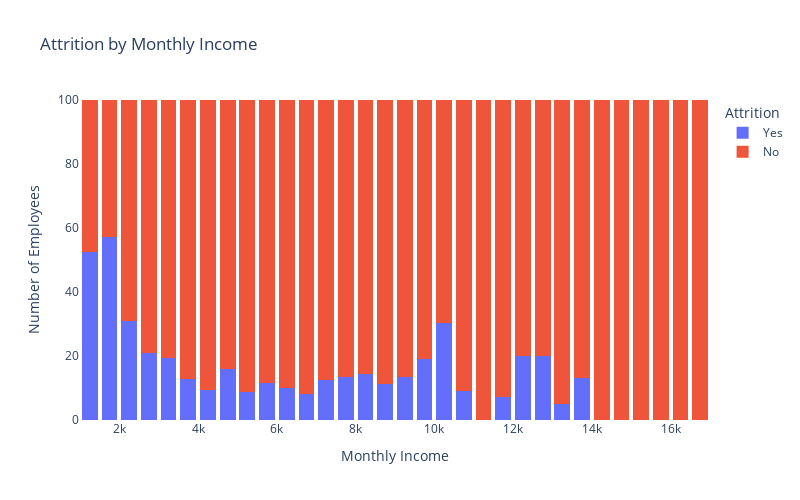

Notebook code for this chart:
### Code cell
fig2 = px.histogram(newdf,
                  x="MonthlyIncome",
                  color="Attrition",
                  title="Attrition by Monthly Income",
                  template="plotly",
                  barmode="stack",
                  barnorm='percent'
)

fig2.update_layout(
    xaxis_title="Monthly Income",
    yaxis_title="Number of Employees",
    legend_title="Attrition",
    showlegend=True,
    plot_bgcolor="white",
    bargap=0.2,
    width=800,
    height=500
)

fig2.show()

### Figure 1 — Plotly figure (JSON) as saved in the notebook; plotly's stock layout.template omitted (floating-point values rounded to 4 significant figures; data arrays with more than 128 entries replaced by an {"elided": "..."} marker saying what was removed)
{"data": [{"alignmentgroup": "True", "bingroup": "x", "hovertemplate": "Attrition=Yes<br>MonthlyIncome=%{x}<br>count (normalized as percent)=%{y}<extra></extra>", "legendgroup": "Yes", "marker": {"color": "#636efa", "pattern": {"shape": ""}}, "name": "Yes", "offsetgroup": "Yes", "orientation": "v", "showlegend": true, "type": "histogram", "x": {"elided": "232 int values"}, "xaxis": "x", "yaxis": "y"}, {"alignmentgroup": "True", "bingroup": "x", "hovertemplate": "Attrition=No<br>MonthlyIncome=%{x}<br>count (normalized as percent)=%{y}<extra></extra>", "legendgroup": "No", "marker": {"color": "#EF553B", "pattern": {"shape": ""}}, "name": "No", "offsetgroup": "No", "orientation": "v", "showlegend": true, "type": "histogram", "x": {"elided": "1124 int values"}, "xaxis": "x", "yaxis": "y"}], "layout": {"bargap": 0.2, "barmode": "stack", "barnorm": "percent", "height": 500, "legend": {"title": {"text": "Attrition"}, "tracegroupgap": 0}, "plot_bgcolor": "white", "showlegend": true, "title": {"text": "Attrition by Monthly Income"}, "width": 800, "xaxis": {"anchor": "y", "domain": [0, 1], "title": {"text": "Monthly Income"}}, "yaxis": {"anchor": "x", "domain": [0, 1], "title": {"text": "Number of Employees"}}}}
